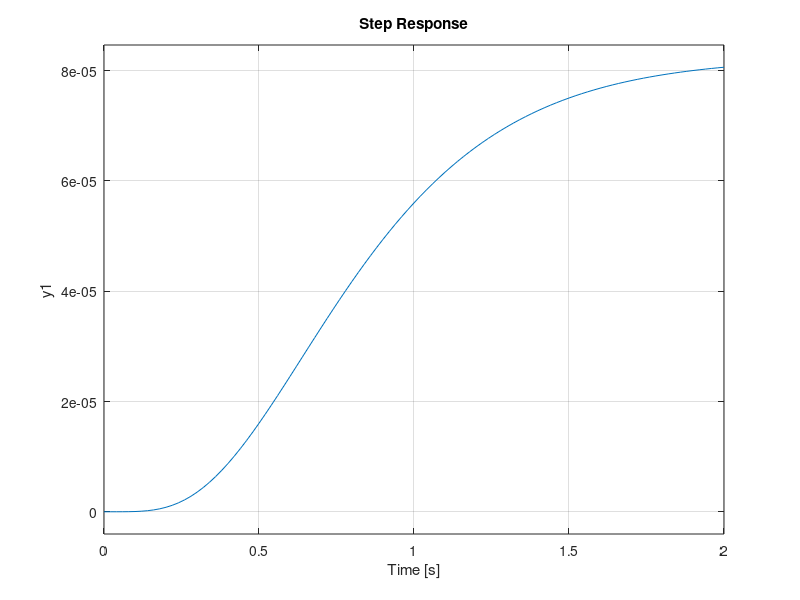

Reproduce this figure in MATLAB.
clear all
clc

A = [
[0 1 0 0];
[0 -19.0476*0.2 8.78229 0];
[0 0 0 1];
[0 0 -154.478 -20.74];
];
B = [0 ;0;0; 64.89];
C =[1 0 0 0;
    0 0 1 0]; % sale con pos y angulo
D = 0;

P = ss(A,B,C,D);
Ts = 0.02;
Cd = C;
Ad = eye(4) + Ts*A; 
Bd = B*Ts;


%% Armo las matrices con accion integral
%En este caso, por el obs, tenemos todos los estados, por ende C = I

C = [1 0 0 0];
Cd = C;

% Armo la matriz combinacion de Ad y Cd (nota: Consultar col de unos)

Ad_aug = [Ad , zeros([4,1]);
       -Cd*Ts , ones([1,1])];
   
Bd_aug = [Bd; 0];

%Hago el pole placement para hallar K_aug (el ultimo es k_integral)
polos_nuevos = [-3.5+0.1j; -3.5-0.1j; -9; -11; -10];
polos_discretos = exp(Ts*polos_nuevos);

K_aug = place(Ad_aug, -Bd_aug, polos_discretos);

P = zpk([], polos_nuevos, 1);

figure();
step(P);


